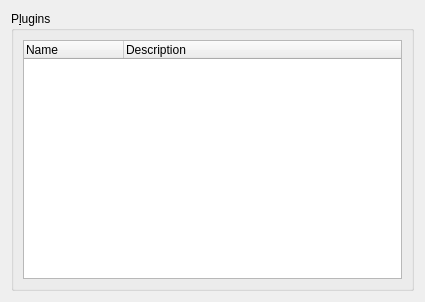
<ui version="4.0" >
 <class>MarblePluginSettingsWidget</class>
 <widget class="QWidget" name="MarblePluginSettingsWidget" >
  <property name="geometry" >
   <rect>
    <x>0</x>
    <y>0</y>
    <width>425</width>
    <height>302</height>
   </rect>
  </property>
  <property name="windowTitle" >
   <string>Form</string>
  </property>
  <layout class="QVBoxLayout" >
   <item>
    <widget class="QGroupBox" name="groupBox_plugins" >
     <property name="toolTip" >
      <string>&lt;html>&lt;head>&lt;meta name="qrichtext" content="1" />&lt;style type="text/css">
p, li { white-space: pre-wrap; }
&lt;/style>&lt;/head>&lt;body style=" font-family:'Sans Serif'; font-size:9pt; font-weight:400; font-style:normal;">
&lt;p style=" margin-top:0px; margin-bottom:0px; margin-left:0px; margin-right:0px; -qt-block-indent:0; text-indent:0px;">There are two caches being used for Marble: The physical memory which is needed to keep map data in the computer's memory. Increasing the value will make the application more responsive. The hard disc memory cache is used by download contents from the internet (e.g. Wikipedia data or map data). Decrease this value if you want to save space on the hard disc and if high usage of the internet is not an issue. &lt;/p>&lt;/body>&lt;/html></string>
     </property>
     <property name="title" >
      <string>P&amp;lugins</string>
     </property>
     <layout class="QVBoxLayout" >
      <item>
       <widget class="QTreeWidget" name="pluginList" >
        <property name="uniformRowHeights" >
         <bool>false</bool>
        </property>
        <property name="allColumnsShowFocus" >
         <bool>true</bool>
        </property>
        <column>
         <property name="text" >
          <string>Name</string>
         </property>
        </column>
        <column>
         <property name="text" >
          <string>Description</string>
         </property>
        </column>
       </widget>
      </item>
     </layout>
    </widget>
   </item>
  </layout>
 </widget>
 <resources/>
 <connections/>
</ui>
